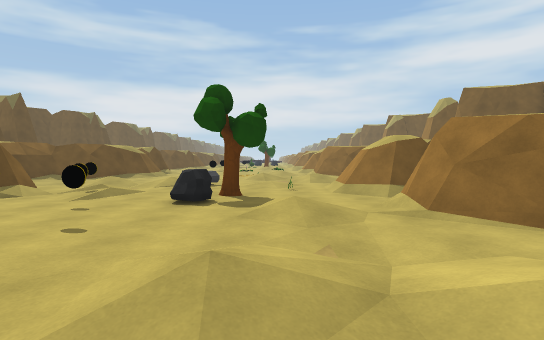
View 1 (above)

21 first-person views from a walk through a 3-D level made in the Unity game engine. The camera is 1.4 m above the floor, tilts 2° down and sees 80° across. The floor is counted in squares, 2 m on a side. Each view is taken from the middle of a square. On the plan, view 1 faces up. The plan holds only what a view shows up to about 10 squares ahead; the rest is blank. The place goes on beyond the plan. The player character is not drawn. Some animated figures are not drawn.

View 2
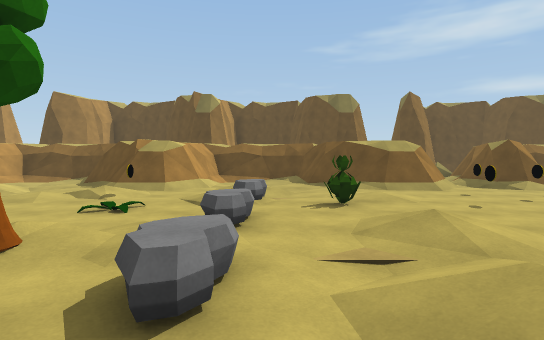

View 3
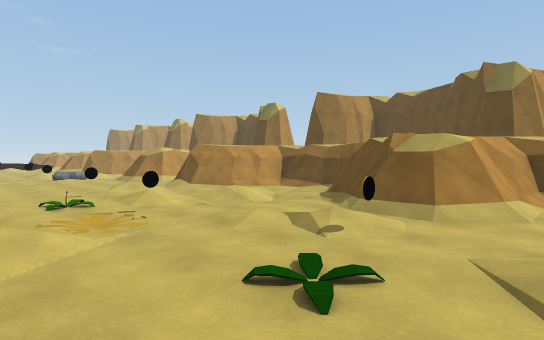

View 4
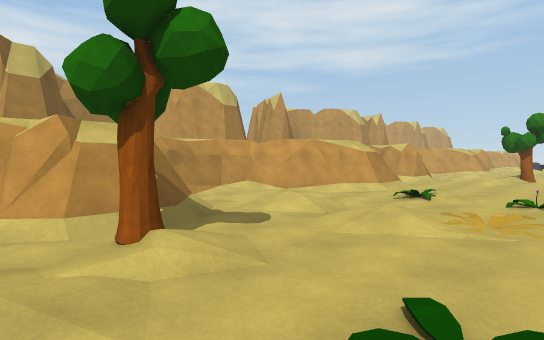

View 5
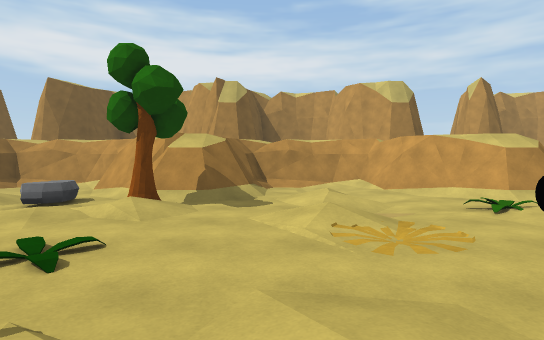

View 6
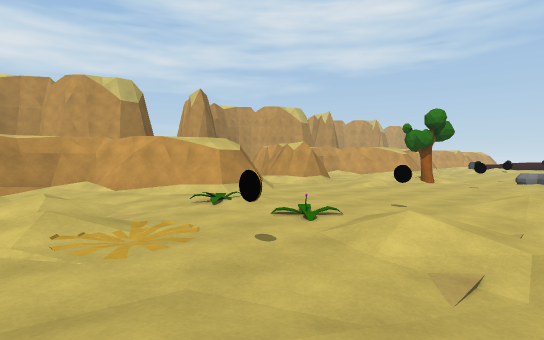

View 7
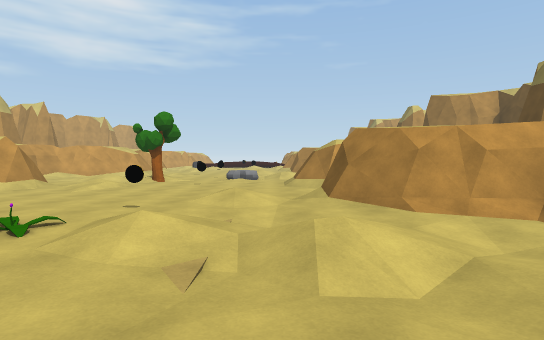

View 8
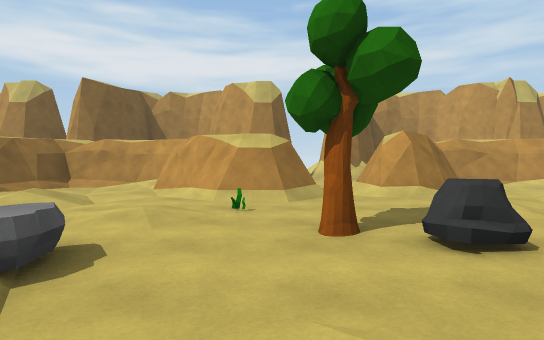

View 9
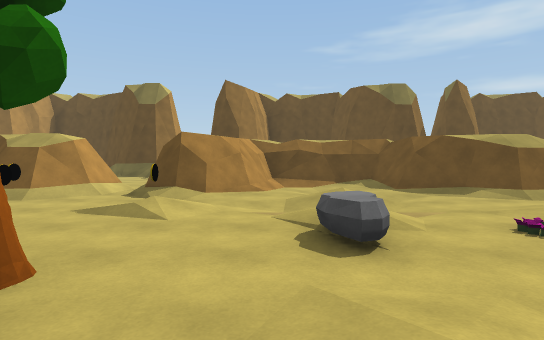

View 10
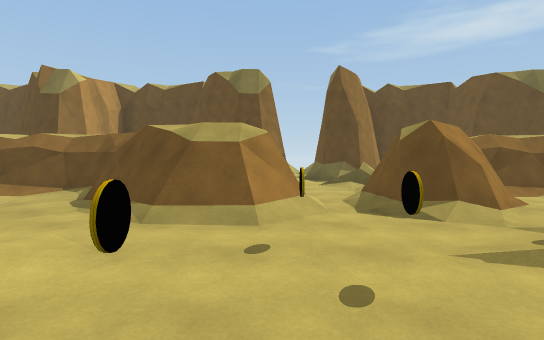

View 11
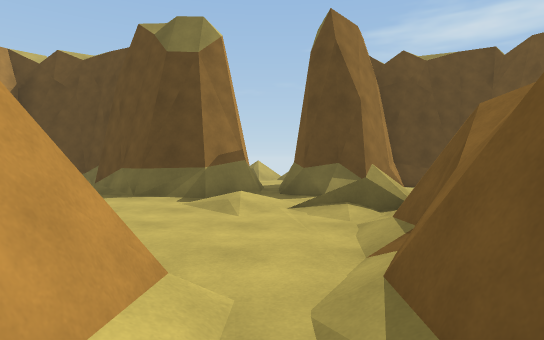

View 12
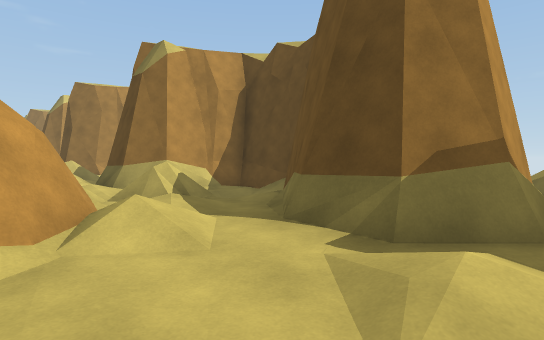

View 13
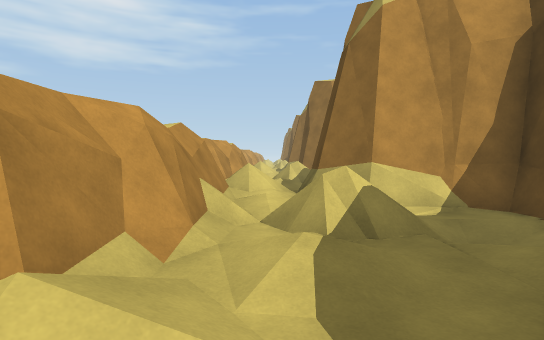

View 14
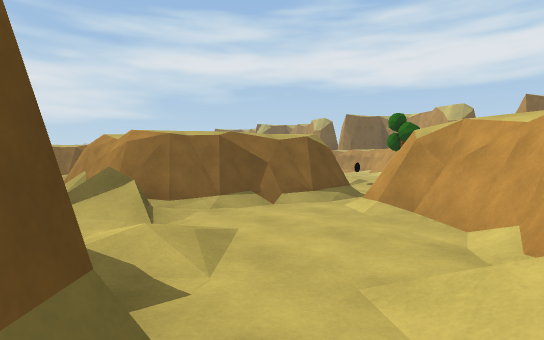

View 15
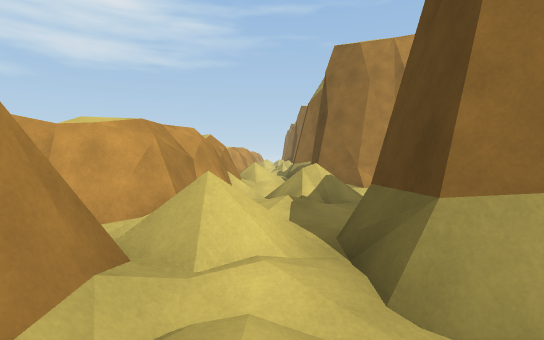

View 16
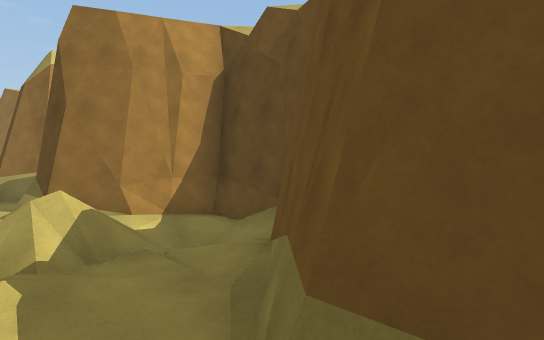

View 17
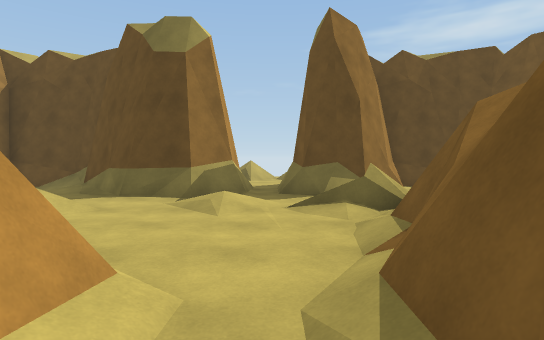

View 18
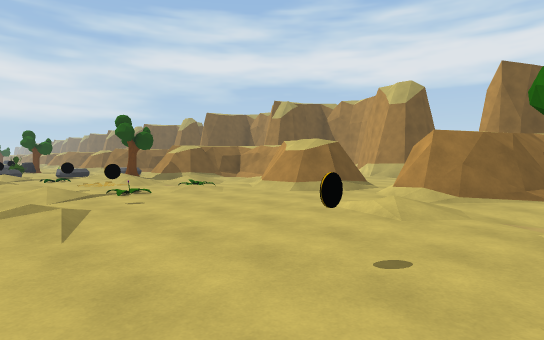

View 19
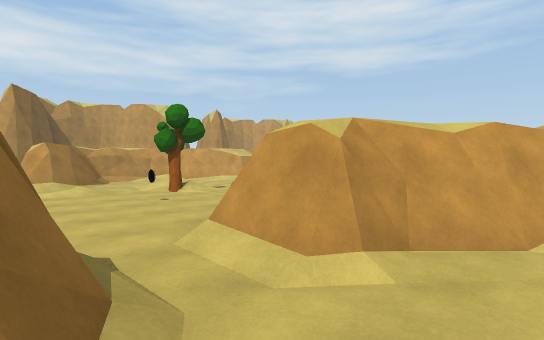

View 20
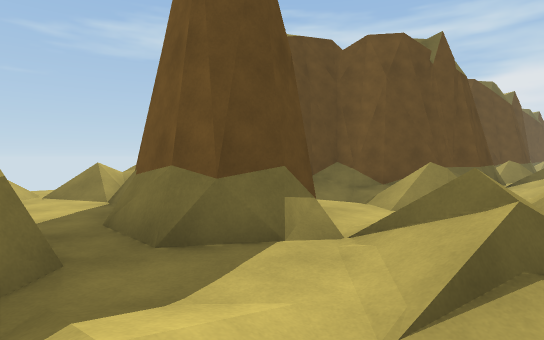

View 21
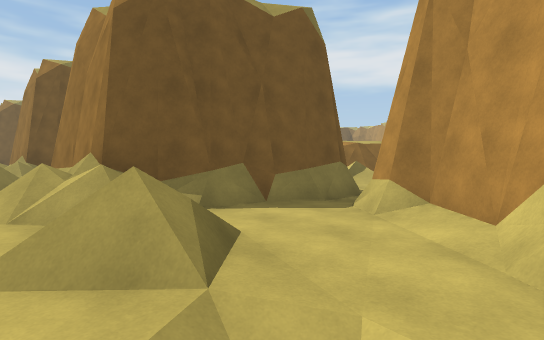

### Floor plan
Key: @ floor where view 1 was taken; # wall or solid block; x gap in a wall; . main floor; : floor 0.25 m higher than the main floor; - floor 0.25 m lower than the main floor; _ floor 0.5 m lower than the main floor; / step, stairs or slope; = window, fence, low wall or low ledge; R rock; T tree; P plant; O other object.
Columns run from 17 left of view 1 to 5 right of it. Each row starts with its distance up from view 1.
 11         ####...P  /:-/#
 10         ##/.--.....-./#
  9         ##.-://R....###
  8         ###/.-.....##
  7      ##x####/....O.##
  6      ##/=/###O..T..//
  5     ...:......O.R..##
  4     ###:../##O.../.##
  3      ##...###..O....###
  2     ##/:/###/.:..//../#
  1    ##/./###/...P..//..#
  0    #//==##..//R..@../##
 -1    #.///##..../.R:R/##
 -2  /#####:####/..P./T##
 -3  /#  ##/#####.O....####
 -4      ##/=####.:....../#
 -5  =# ##.:####....P//:-/#
 -6  /########/.--.O...-./#
 -7  /##=_==##.-://.PP..###
 -8  /#####-###/.-.O...##
 -9 //#####/####/......##
-10 .=/####/=/###......//
-11 ./.................//
-12 .//.###/...##..../.##
-13 ./..###...###..O....##
-14 ./#####./##  .R..T..

Positions as (right, up) in squares from view 1, and headings:
1: (0, 0), facing up
2: (3, 0), facing left
3: (0, -1), facing down-left
4: (-2, -1), facing down-right
5: (-4, -4), facing right
6: (-4, -4), facing down-right
7: (-4, -4), facing down
8: (-4, 7), facing right
9: (1, 8), facing left
10: (-1, 4), facing left
11: (-5, 5), facing left
12: (-8, 5), facing down-left
13: (-10, 3), facing down
14: (-11, 2), facing up-right
15: (-10, -1), facing down
16: (-10, -3), facing down-left
17: (-5, -11), facing left
18: (-4, -14), facing up-right
19: (-8, -10), facing down-right
20: (-9, -12), facing up-left
21: (-17, -14), facing up-right
